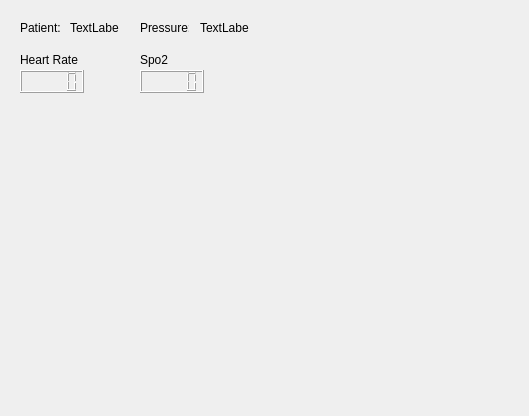
<?xml version="1.0" encoding="UTF-8"?>
<ui version="4.0">
 <class>PatientMonitorWidget</class>
 <widget class="QWidget" name="PatientMonitorWidget">
  <property name="geometry">
   <rect>
    <x>0</x>
    <y>0</y>
    <width>529</width>
    <height>416</height>
   </rect>
  </property>
  <property name="windowTitle">
   <string>Form</string>
  </property>
  <widget class="QLCDNumber" name="lcdO2Sat">
   <property name="geometry">
    <rect>
     <x>140</x>
     <y>70</y>
     <width>64</width>
     <height>23</height>
    </rect>
   </property>
  </widget>
  <widget class="QLCDNumber" name="lcdHeartRate">
   <property name="geometry">
    <rect>
     <x>20</x>
     <y>70</y>
     <width>64</width>
     <height>23</height>
    </rect>
   </property>
  </widget>
  <widget class="QLabel" name="labelPatientName">
   <property name="geometry">
    <rect>
     <x>70</x>
     <y>20</y>
     <width>49</width>
     <height>16</height>
    </rect>
   </property>
   <property name="text">
    <string>TextLabel</string>
   </property>
  </widget>
  <widget class="QLabel" name="labelPressure">
   <property name="geometry">
    <rect>
     <x>200</x>
     <y>20</y>
     <width>49</width>
     <height>16</height>
    </rect>
   </property>
   <property name="text">
    <string>TextLabel</string>
   </property>
  </widget>
  <widget class="QLabel" name="label">
   <property name="geometry">
    <rect>
     <x>20</x>
     <y>50</y>
     <width>71</width>
     <height>20</height>
    </rect>
   </property>
   <property name="text">
    <string>Heart Rate</string>
   </property>
  </widget>
  <widget class="QLabel" name="label_2">
   <property name="geometry">
    <rect>
     <x>140</x>
     <y>50</y>
     <width>71</width>
     <height>20</height>
    </rect>
   </property>
   <property name="text">
    <string>Spo2</string>
   </property>
  </widget>
  <widget class="QLabel" name="label_3">
   <property name="geometry">
    <rect>
     <x>140</x>
     <y>20</y>
     <width>49</width>
     <height>16</height>
    </rect>
   </property>
   <property name="text">
    <string>Pressure:</string>
   </property>
  </widget>
  <widget class="QLabel" name="label_4">
   <property name="geometry">
    <rect>
     <x>20</x>
     <y>20</y>
     <width>49</width>
     <height>16</height>
    </rect>
   </property>
   <property name="text">
    <string>Patient:</string>
   </property>
  </widget>
 </widget>
 <resources/>
 <connections/>
</ui>
